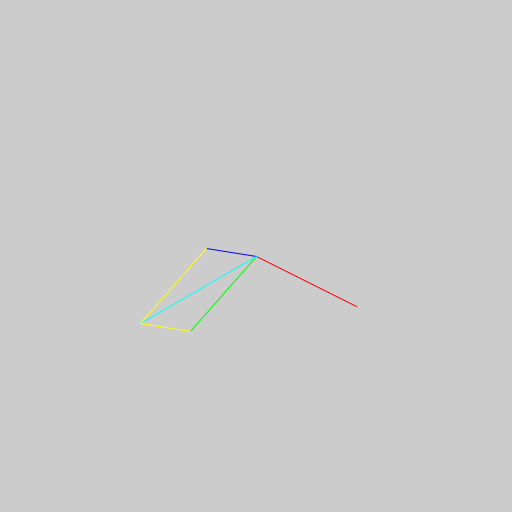
Frame 1 (no input)
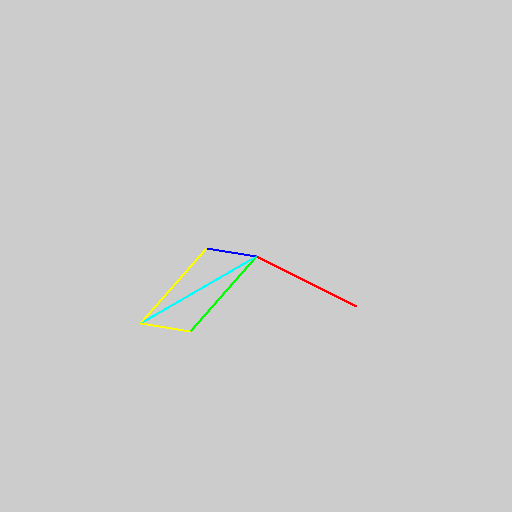
Frame 60 (the mouse pressed at the canvas centre just before this capture)
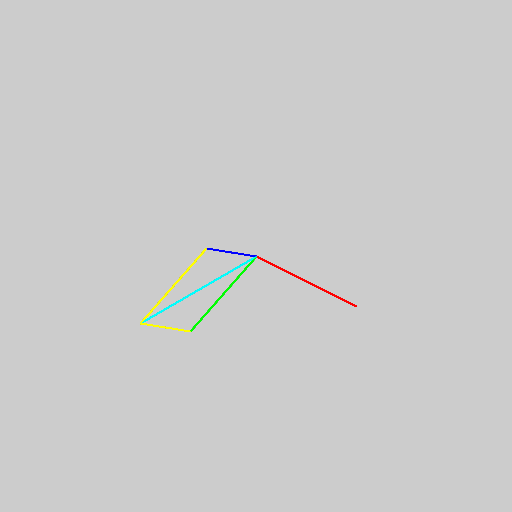
Frame 120 (the mouse held since frame 60 and released just before this capture)

The Processing sketch that drew these frames (run headless with seeded random() and noise(); from frame 60 on, the mouse is pressed at the canvas centre):

// Processing sketch: vectores
// ── vectores.pde
PVector v1, v2, v3;
void setup () {
  size (512, 512);
  v1 = new PVector (100, 50);
  v2 = PVector.random2D();
  v2.mult(50);
  v3 = PVector.random2D();
  v3.mult(100);
}

void draw () {
  translate(width/2, height/2);
  PVector v4;
  DibujarVector(v1, color(255, 0, 0));
  DibujarVector(v3, color(0, 255, 0));
  DibujarVector(v2, color(0, 0, 255));
  v4 = PVector.add(v2, v3);
  DibujarVector(v4, color(0, 255, 255));
  DibujarVector(v2, v4, color(255, 255, 0));
  DibujarVector(v3, v4, color(255, 255, 0));
}

void DibujarVector (PVector v, color c) {
  stroke(c);
  line(0, 0, v.x, v.y);
}

void DibujarVector (PVector vi, PVector vf, color c) {
  stroke(c);
  line(vi.x, vi.y, vf.x, vf.y);
}
